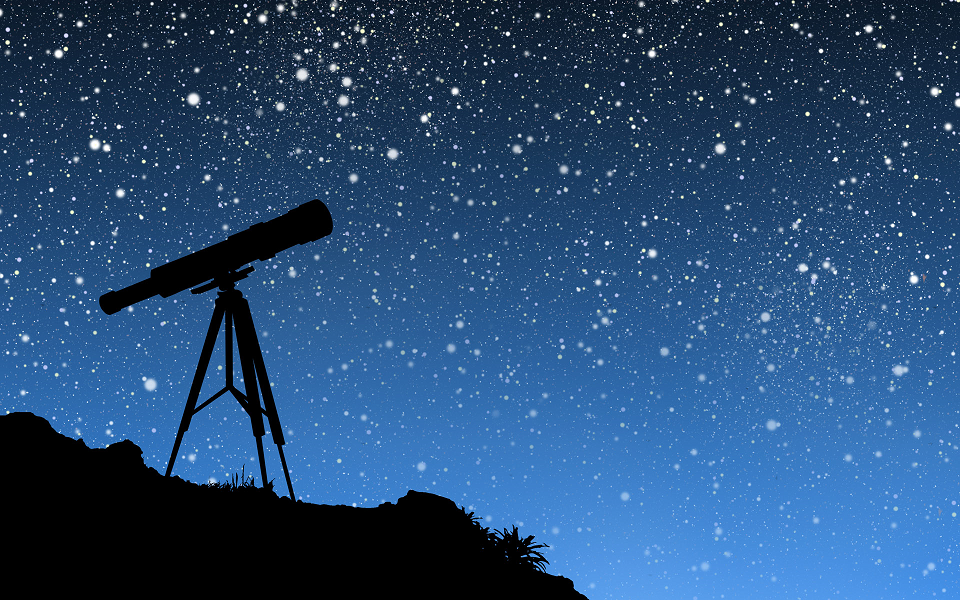
#> input picture src.png, 960 x 600 px
$ jupyter execute --allow-errors Untitled3.ipynb
#> lines starting #> are read from the running program, lines starting #| are printed output that depends on the picture
[cell 1]
#-*- coding: utf-8 -*-
import cv2
import math
import numpy as np

file_src = 'src.png'
file_dst = 'dst_png'

img_src = cv2.imread(file_src,1)#入力画像の読み込み
#> img_src is the input picture: shape (600, 960, 3); mean B, G, R 116.5, 75.5, 38.9

#グレースケール変換
img_src = cv2.cvtColor(img_src,cv2.COLOR_BGR2GRAY)
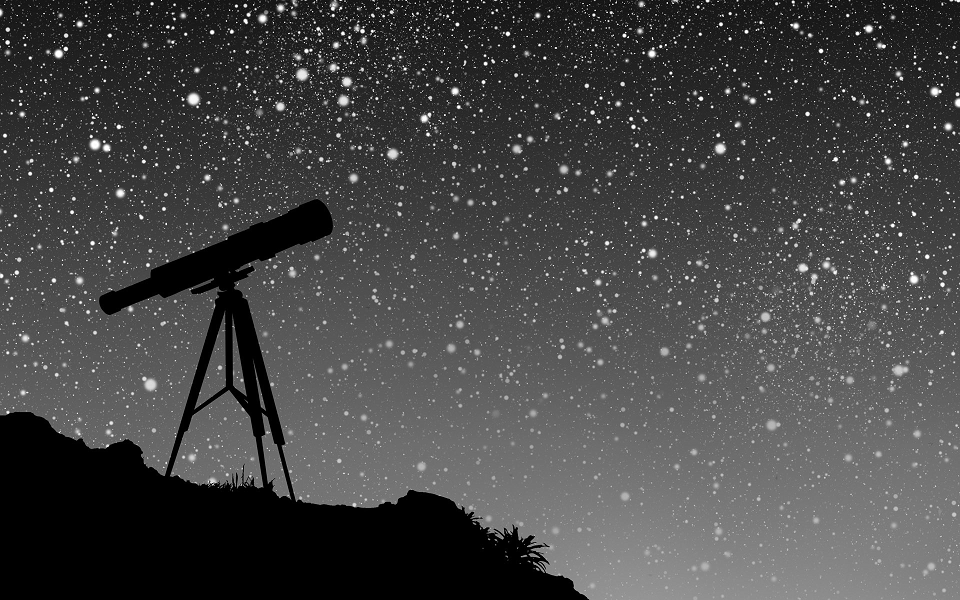
#> img_src: shape (600, 960); min 0, max 255, mean 69.2

#ネガポジ変換
img_dst = 255-img_src
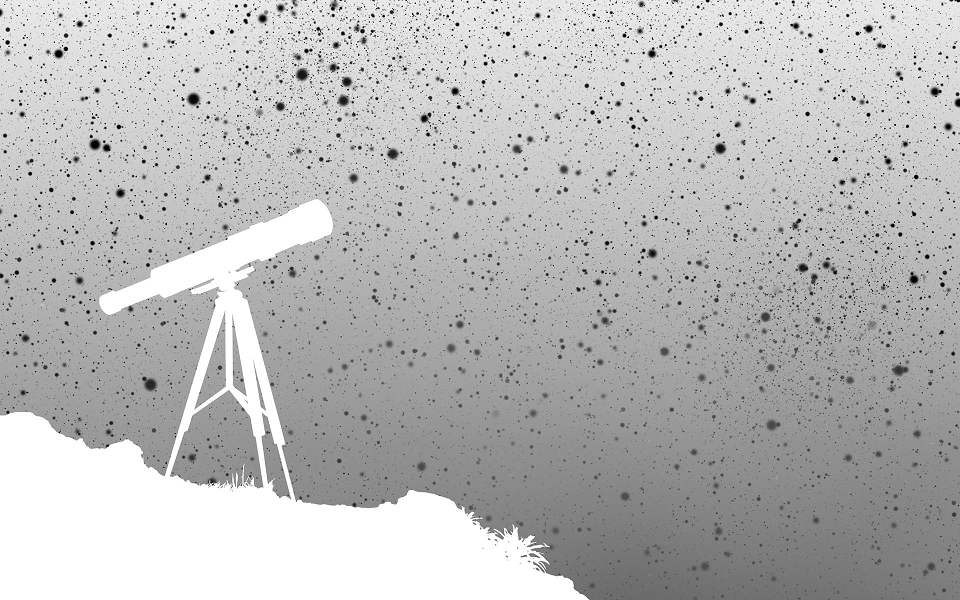
#> img_dst: shape (600, 960); min 0, max 255, mean 185.8

#表示
cv2.imshow("src Show Input Image", img_src)#入力画像表示
cv2.imshow("dst Show GRAY Image", img_dst)#出力画像表示

cv2.waitKey(0)
cv2.destroyAllWindows()

[cell 2]
#-*- coding: utf-8 -*-
import cv2
import math
import numpy as np

file_src = 'src.png'
file_dst = 'dst_png'

img_src = cv2.imread(file_src,1)#入力画像の読み込み

#グレースケール変換
img_gray = cv2.cvtColor(img_src,cv2.COLOR_BGR2GRAY)

#ヒストグラム表示用,100x256ピクセル,0で初期化
img_hst = np.zeros([100,256]).astype('uint8')
rows, cols = img_hst.shape[:2]
img_dst = cv2.equalizeHist(img_gray)
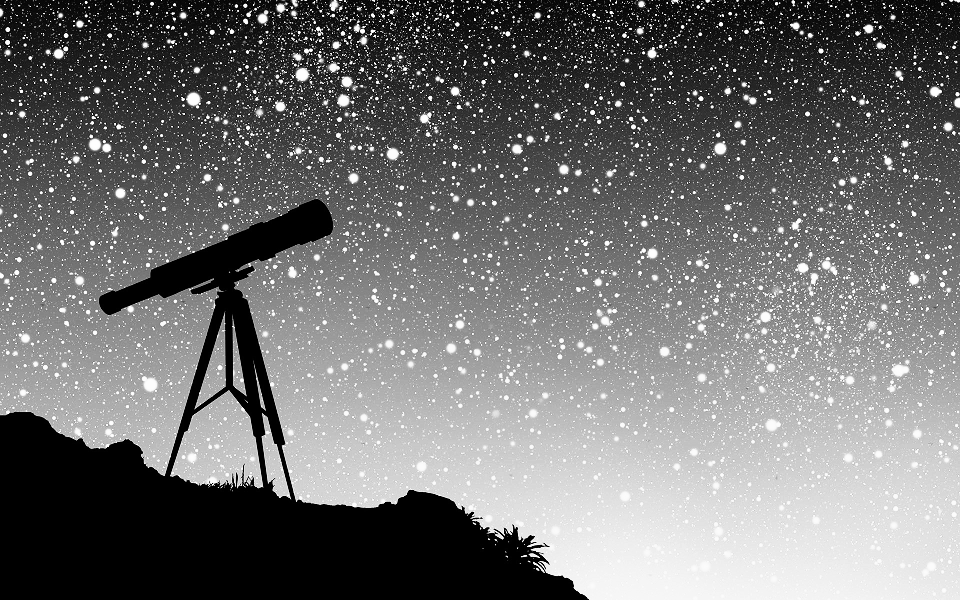
#> img_dst: shape (600, 960); min 0, max 255, mean 112

#度数分布を求める
hdims=[256]
hranges=[0,256]
hist=cv2.calcHist([img_dst],[0],None,hdims,hranges)
#> hist = 256 values, max 73932 at index 0, min 0 at index 8, mean 2250
#hist=cv2.calcHist([img_gray],[0],None,hdims,hranges)

#度数の最大値を取得
min_val,max_val,min_loc,max_loc = cv2.minMaxLoc(hist)
#> min_val = 0; max_val = 73932; min_loc = (0, 8); max_loc = (0, 0)
max_val=1100
#> (the rest of this cell did not finish here and is left out)

[cell 3]
#-*- coding: utf-8 -*-
import cv2
import math
import numpy as np

file_src = 'jingu_s.png'
file_dst = 'dst_png'

img_src = cv2.imread(file_src,1)#入力画像の読み込み
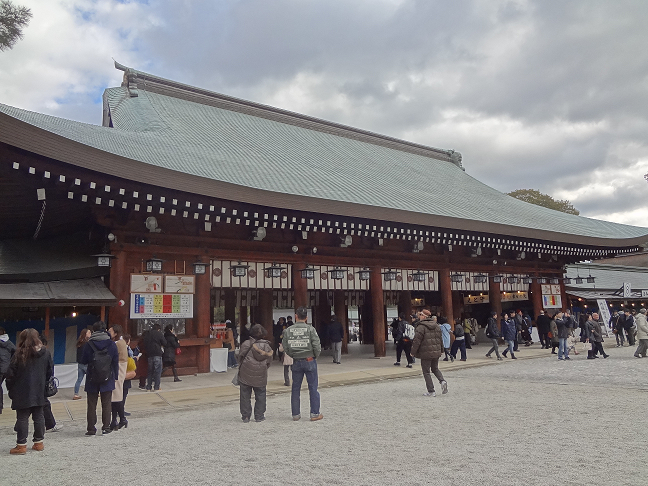
#> input picture jingu_s.png, 648 x 486 px
#> img_src is the input picture: shape (486, 648, 3); mean B, G, R 130.7, 129.7, 132.3

#ルックアップテーブルと関数LUT
shift = 100
table = np.arange(256, dtype = np.uint8)
for i in range(0,255):
    j = i + shift
    if j < 0:
        table[i] = 0
    elif j > 255:
        table[i] = 255
    else:
        table[i] = j
img_dst = cv2.LUT(img_src,table)
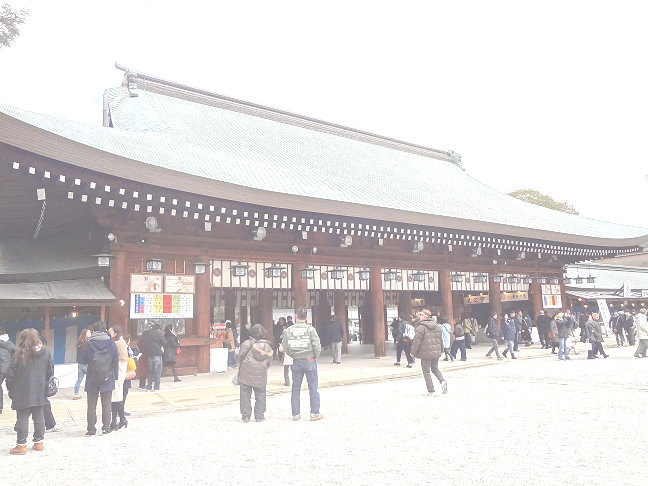
#> img_dst: shape (486, 648, 3); mean B, G, R 216.6, 216.6, 220.3

#表示
cv2.imshow("src Show Input Image", img_src)#入力画像表示
cv2.imshow("dst Show GRAY Image", img_dst)#出力画像表示

cv2.waitKey(0)
cv2.destroyAllWindows()

[cell 4]
#-*- coding: utf-8 -*-
import cv2
import math
import numpy as np

file_src = 'jingu_s.png'
file_dst = 'dst_png'

img_src = cv2.imread(file_src,1)#入力画像の読み込み

#ルックアップテーブルと関数LUT
#コントラスト低減
min = 0
max = 100
cv2.normalize(img_src, img_dst, min, max, cv2.NORM_MINMAX)
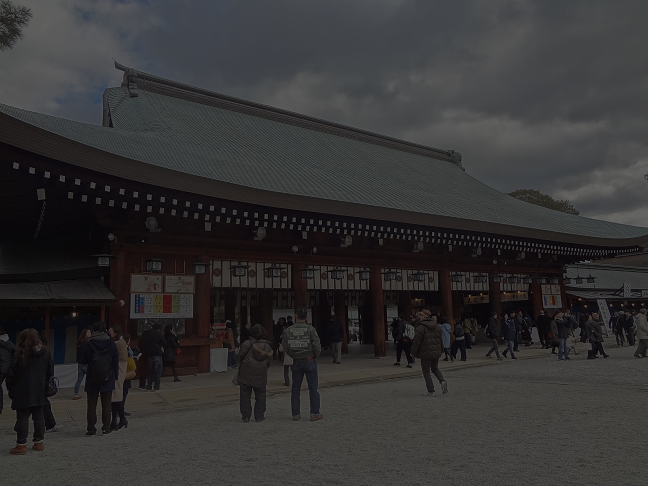
#> img_dst: shape (486, 648, 3); mean B, G, R 51.3, 50.9, 51.9
#表示
cv2.imshow("src Show Input Image", img_src)#入力画像表示
cv2.imshow("dst Show GRAY Image", img_dst)#出力画像表示

cv2.waitKey(0)
cv2.destroyAllWindows()

[cell 5]
#-*- coding: utf-8 -*-
import cv2
import math
import numpy as np

file_src = 'jingu_s.png'
file_dst = 'dst_png'

img_src = cv2.imread(file_src,1)#入力画像の読み込み

#ルックアップテーブルと関数LUT
#コントラスト低減
min = 0
max = 1000
cv2.normalize(img_src, img_dst, min, max, cv2.NORM_MINMAX)
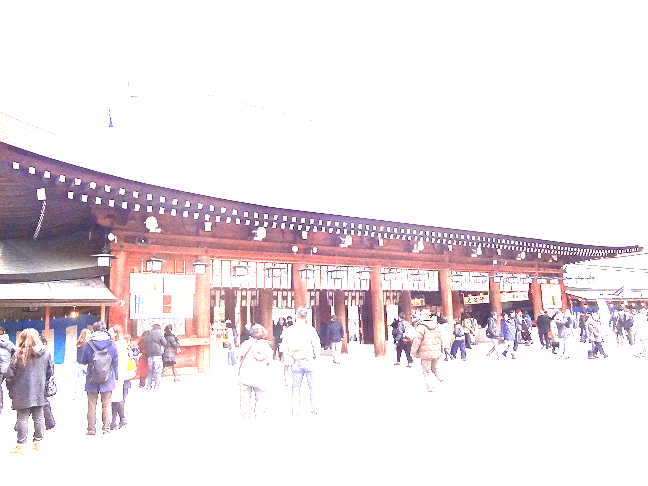
#> img_dst: shape (486, 648, 3); mean B, G, R 230.5, 226.5, 235.4
#表示
cv2.imshow("src Show Input Image", img_src)#入力画像表示
cv2.imshow("dst Show change convert postalization", img_dst)#出力画像表示
#cv2.imwrite(file_dst, img_dst)#出力画像表示

cv2.waitKey(0)
cv2.destroyAllWindows()

[cell 6]
#-*- coding: utf-8 -*-
import cv2
import math
import numpy as np

file_src = 'jingu_s.png'
file_dst = 'dst_png'

img_src = cv2.imread(file_src,1)#入力画像の読み込み

#ルックアップテーブルと関数LUT
#コントラスト強調
min = 50
max = 250
table = np.arange(256, dtype = np.uint8)
for i in range(0, min):
    table[i] = 0
for i in range(min,max):
    table[i] = 255 * (i-min )/ (max-min)
for i in range(max,255):
    table[i] = 255

img_dst = cv2.LUT(img_src,table)
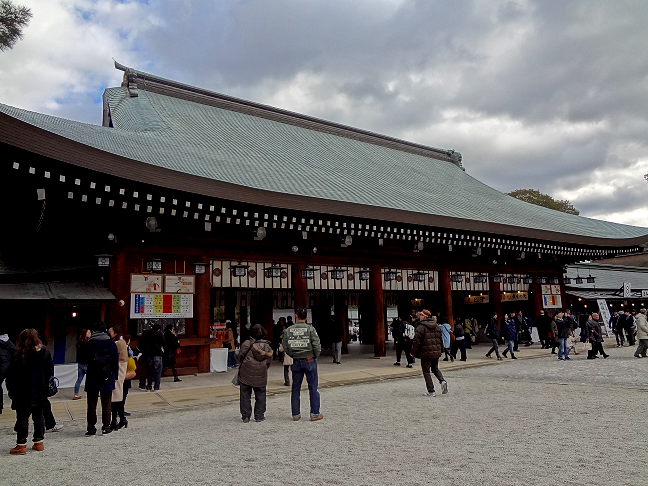
#> img_dst: shape (486, 648, 3); mean B, G, R 106.2, 106.1, 107.3

#表示
cv2.imshow("src Show Input Image", img_src)#入力画像表示
cv2.imshow("dst Show GRAY Image", img_dst)#出力画像表示

cv2.waitKey(0)
cv2.destroyAllWindows()
